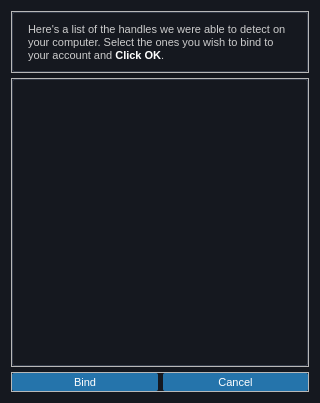
<?xml version="1.0" encoding="UTF-8"?>
<ui version="4.0">
 <class>HandlesDialog</class>
 <widget class="QDialog" name="HandlesDialog">
  <property name="geometry">
   <rect>
    <x>0</x>
    <y>0</y>
    <width>320</width>
    <height>403</height>
   </rect>
  </property>
  <property name="minimumSize">
   <size>
    <width>320</width>
    <height>403</height>
   </size>
  </property>
  <property name="maximumSize">
   <size>
    <width>320</width>
    <height>403</height>
   </size>
  </property>
  <property name="focusPolicy">
   <enum>Qt::ClickFocus</enum>
  </property>
  <property name="windowTitle">
   <string>Handle Selection</string>
  </property>
  <property name="windowIcon">
   <iconset resource="../nexus.qrc">
    <normaloff>:/images/favicon.png</normaloff>:/images/favicon.png</iconset>
  </property>
  <property name="styleSheet">
   <string notr="true">#HandlesDialog {
    background: #15181f;
}

* {
    outline: 0;
    font: 11px arial;
}

QLabel {
    color: #ffffff;
}

QProgressBar {
    border: none;
    border-radius: 2px;
	text-align:center;
    background: #323947;
	color:#fff;
}

QProgressBar::chunk {
    background-color: #24dba1
}

QPushButton {
    background: #2574ab;
    border-radius: 2px;
	padding: 3px 5px 2px;
    border: none;
	min-width:100px;
    color: #ffffff;
}

QPushButton::hover {
    background: #2b85c4;
}

QPushButton::pressed {
    background: #206291;
}

QPushButton:disabled {
    background-color: #1c2029;
    color: #46474a;
}
QListView {
    outline: 0;
    color: #ffffff;
    background: transparent;
    border: 1px solid #323947;
	border-radius:2px;
	padding:10px;
    show-decoration-selected: 1; /* make the selection span the entire width of the view */
}

QListView::item {
	padding:10px 12px 9px;
	margin-right:10px;
	border-radius:2px
}

QListView::item:selected {
    color: #fff;
}

QListView::item:selected:!active {
    background: #373f52;
}

QListView::item:selected:active {
    background: #262c38;
}

QListView::item:hover {
    background: #262c38;
}

QScrollBar {
    border: none;
    background: #20252e;
	border-radius:2px;
    width: 5px;
    margin: 0;
}

QScrollBar::handle {
    background: rgba(255,255,255,0.1);
    min-height: 20px;
	border-radius:2px;
}

QScrollBar::handle:hover {
    background: rgba(36,219,161,1);
    min-height: 20px;
	border-radius:2px;
}

QScrollBar::sub-line, QScrollBar::add-line{
    subcontrol-origin: margin;
    height: 20px;
    border: none;
    background: transparent;
	border-radius:2px;
}

QScrollBar::up-arrow, QScrollBar::down-arrowl {
    border: none;
}

QScrollBar::add-page, QScrollBar::sub-page {
    background: none;
}</string>
  </property>
  <layout class="QGridLayout" name="gridLayout">
   <item row="0" column="0">
    <layout class="QVBoxLayout" name="verticalLayout">
     <property name="spacing">
      <number>5</number>
     </property>
     <item>
      <widget class="QFrame" name="frame">
       <property name="sizePolicy">
        <sizepolicy hsizetype="Preferred" vsizetype="Fixed">
         <horstretch>0</horstretch>
         <verstretch>0</verstretch>
        </sizepolicy>
       </property>
       <property name="frameShape">
        <enum>QFrame::StyledPanel</enum>
       </property>
       <property name="frameShadow">
        <enum>QFrame::Raised</enum>
       </property>
       <layout class="QVBoxLayout" name="verticalLayout_2">
        <property name="leftMargin">
         <number>0</number>
        </property>
        <property name="topMargin">
         <number>0</number>
        </property>
        <property name="rightMargin">
         <number>0</number>
        </property>
        <property name="bottomMargin">
         <number>0</number>
        </property>
        <item>
         <widget class="QLabel" name="label">
          <property name="styleSheet">
           <string notr="true">border: 1px solid #323947;
border-radius:2px;
padding:10px 12px 9px;
color:#ccc</string>
          </property>
          <property name="text">
           <string>&lt;html&gt;&lt;head/&gt;&lt;body&gt;&lt;p&gt;Here's a list of the handles we were able to detect on your computer. Select the ones you wish to bind to your account and &lt;span style=&quot; font-weight:600;color:#fff&quot;&gt;Click OK&lt;/span&gt;.&lt;/p&gt;&lt;/body&gt;&lt;/html&gt;</string>
          </property>
          <property name="wordWrap">
           <bool>true</bool>
          </property>
         </widget>
        </item>
       </layout>
      </widget>
     </item>
     <item>
      <widget class="QFrame" name="handle_list">
       <property name="frameShape">
        <enum>QFrame::StyledPanel</enum>
       </property>
       <property name="frameShadow">
        <enum>QFrame::Raised</enum>
       </property>
       <layout class="QHBoxLayout" name="horizontalLayout">
        <property name="leftMargin">
         <number>0</number>
        </property>
        <property name="topMargin">
         <number>0</number>
        </property>
        <property name="rightMargin">
         <number>0</number>
        </property>
        <property name="bottomMargin">
         <number>0</number>
        </property>
        <item>
         <widget class="QListWidget" name="listWidget">
          <property name="focusPolicy">
           <enum>Qt::NoFocus</enum>
          </property>
          <property name="whatsThis">
           <string>A list of handles we've detected on your computer</string>
          </property>
          <property name="frameShape">
           <enum>QFrame::Box</enum>
          </property>
          <property name="frameShadow">
           <enum>QFrame::Plain</enum>
          </property>
          <property name="selectionMode">
           <enum>QAbstractItemView::ExtendedSelection</enum>
          </property>
          <property name="currentRow">
           <number>-1</number>
          </property>
         </widget>
        </item>
       </layout>
      </widget>
     </item>
     <item>
      <widget class="QFrame" name="frame_3">
       <property name="frameShape">
        <enum>QFrame::StyledPanel</enum>
       </property>
       <property name="frameShadow">
        <enum>QFrame::Raised</enum>
       </property>
       <layout class="QHBoxLayout" name="horizontalLayout_2">
        <property name="spacing">
         <number>5</number>
        </property>
        <property name="leftMargin">
         <number>0</number>
        </property>
        <property name="topMargin">
         <number>0</number>
        </property>
        <property name="rightMargin">
         <number>0</number>
        </property>
        <property name="bottomMargin">
         <number>0</number>
        </property>
        <item>
         <widget class="QPushButton" name="bind">
          <property name="text">
           <string>Bind</string>
          </property>
          <property name="icon">
           <iconset resource="../nexus.qrc">
            <normaloff>:/images/link.png</normaloff>:/images/link.png</iconset>
          </property>
          <property name="iconSize">
           <size>
            <width>14</width>
            <height>14</height>
           </size>
          </property>
         </widget>
        </item>
        <item>
         <widget class="QPushButton" name="cancel">
          <property name="text">
           <string>Cancel</string>
          </property>
          <property name="icon">
           <iconset resource="../nexus.qrc">
            <normaloff>:/images/Previous-16.png</normaloff>:/images/Previous-16.png</iconset>
          </property>
          <property name="iconSize">
           <size>
            <width>14</width>
            <height>14</height>
           </size>
          </property>
         </widget>
        </item>
       </layout>
      </widget>
     </item>
    </layout>
   </item>
  </layout>
 </widget>
 <resources>
  <include location="../nexus.qrc"/>
 </resources>
 <connections/>
</ui>
